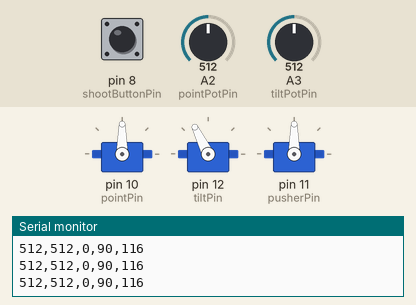
This sketch was run on a simulated Arduino Uno, built with avr-gcc and run on an emulated ATmega328P. On the bench: 3 × servo, the last lines printed to the serial monitor. Inputs (shaded band) come from the test bench; at power-on: A2 (pointPotPin) = 512, pin 8 (shootButtonPin) HIGH, A3 (tiltPotPin) = 512.

Above: at 1.2 s.
1.3 s: A2 (pointPotPin) set to 55
4.3 s: A2 (pointPotPin) set to 45
At 6.7 s:
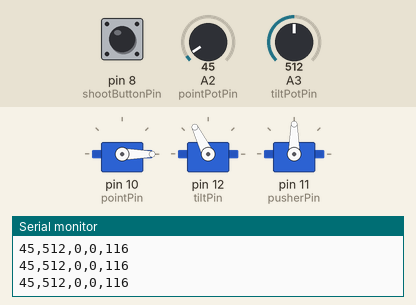
7.3 s: pin 8 (shootButtonPin) pulled LOW for 1 s
At 9.5 s:
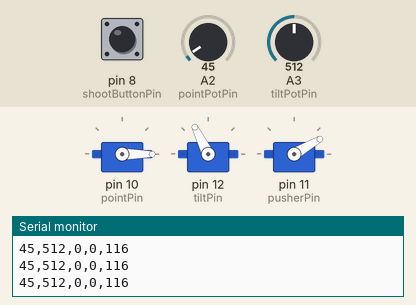
9.9 s: A3 (tiltPotPin) set to 990
11.4 s: A3 (tiltPotPin) set to 1017
At 12.8 s:
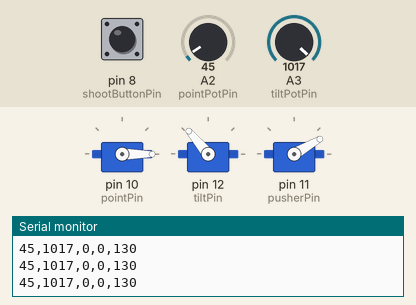
13.1 s: pin 8 (shootButtonPin) pulled LOW for 0.15 s
At 13.3 s:
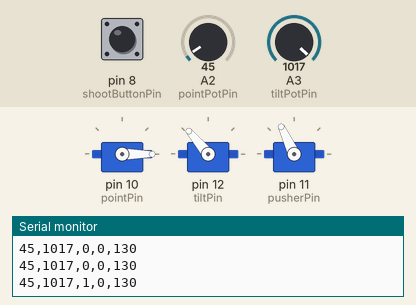
Timing chart, 0 to 16.0 s (numbered marks = the images above; inputs shaded):
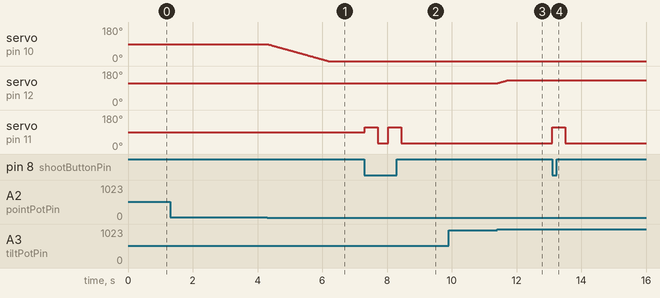

Measured:
- the behaviour switches between 50 and 49 on A2 (pointPotPin) (found by bisection; images 0 and 1)
- the behaviour switches between 1000 and 1001 on A3 (tiltPotPin) (found by bisection; images 2 and 3)
- after the input at 4.3 s, servo on pin 10 (pointPin): moves from 90° to 0° over 1.9 s, starting at once
- after the input at 7.3 s, servo on pin 11 (pusherPin): alternates 115° for 0.40 s and 30° for 0.32 s, 4 changes in all, then stays 30°, starting at once
- after the input at 11.4 s, servo on pin 12 (tiltPin): moves from 116° to 130° over 0.27 s, starting at once
- after the input at 13.1 s, servo on pin 11 (pusherPin): 30° → 115° at once, → 30° 0.40 s later

The sketch:

Aim_Pusher.ino
```cpp
#include <Servo.h>

//Pusher Variables
Servo pusherServo;

//const int zeroButtonPin = 5;
const int shootButtonPin = 8;
const int pusherPin = 11;

//int zeroButtonState = 0;
int shootButtonState = 0;

//Boundary angle positions
int zeroPosition = 100;
int boundary1 = 30;
int boundary2 = 115;

boolean shootState=true;

unsigned long startTime;

//Aiming Variables
int pointPin = 10;
int pointPotPin = A2;
int tiltPin =  12;
int tiltPotPin = A3;

int pointServoDegree=90;
int tiltServoDegree=90;

Servo pointServo;
Servo tiltServo;

int pointPotValue;
int pointServoPosition;
int tiltPotValue;
int tiltServoPosition;

int pointIncrementSize=1;
int tiltIncrementSize=1;

int pointMaxAngle=180;
int pointMinAngle=0;
int tiltMaxAngle=130;
int tiltMinAngle=116;

void setup()
{
  Serial.begin(9600);
  pointServo.attach(pointPin);
  tiltServo.attach(tiltPin);
  pusherServo.attach(pusherPin);
  pinMode(shootButtonPin, INPUT_PULLUP);
}

void loop()
{
  pointPotValue  = analogRead(pointPotPin);
  tiltPotValue  = analogRead(tiltPotPin);
  shootButtonState = !digitalRead(shootButtonPin);

  Serial.print(pointPotValue); Serial.print(",");
  Serial.print(tiltPotValue); Serial.print(",");
  Serial.print(shootButtonState); Serial.print(",");

  if (pointPotValue>1000) {
    pointServoDegree+=pointIncrementSize;
  } else if (pointPotValue<50) {
    pointServoDegree-=pointIncrementSize;
  } else {
    pointServoDegree=pointServoDegree;
  }
  if (pointServoDegree<pointMinAngle) {
    pointServoDegree=pointMinAngle;
  } else if (pointServoDegree>pointMaxAngle) {
    pointServoDegree=pointMaxAngle;
  }

  if (tiltPotValue>1000) {
    tiltServoDegree+=tiltIncrementSize;
  } else if (tiltPotValue<50) {
    tiltServoDegree-=tiltIncrementSize;
  } else {
    tiltServoDegree=tiltServoDegree;
  }
  if (tiltServoDegree<tiltMinAngle) {
    tiltServoDegree=tiltMinAngle;
  } else if (tiltServoDegree>tiltMaxAngle) {
    tiltServoDegree=tiltMaxAngle;
  }
  Serial.print(pointServoDegree); Serial.print(",");
  Serial.println(tiltServoDegree);

  if (shootButtonState == HIGH && (millis()-startTime>700)) {
    startTime=millis();
    pusherServo.write(boundary2);
    delay(400);
    pusherServo.write(boundary1);
    delay(300);
  }

  pointServo.write(pointServoDegree);
  tiltServo.write(tiltServoDegree);
  delay(20);
}
```
